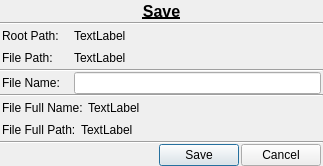
<?xml version="1.0" encoding="UTF-8"?>
<ui version="4.0">
 <class>dialSaveFile</class>
 <widget class="QDialog" name="dialSaveFile">
  <property name="geometry">
   <rect>
    <x>0</x>
    <y>0</y>
    <width>323</width>
    <height>166</height>
   </rect>
  </property>
  <property name="windowTitle">
   <string>Save File</string>
  </property>
  <layout class="QGridLayout" name="gridLayout">
   <property name="margin">
    <number>0</number>
   </property>
   <property name="spacing">
    <number>0</number>
   </property>
   <item row="4" column="0">
    <widget class="Line" name="line_2">
     <property name="orientation">
      <enum>Qt::Horizontal</enum>
     </property>
    </widget>
   </item>
   <item row="6" column="0">
    <widget class="Line" name="line_3">
     <property name="orientation">
      <enum>Qt::Horizontal</enum>
     </property>
    </widget>
   </item>
   <item row="0" column="0">
    <widget class="QLabel" name="lTitle">
     <property name="font">
      <font>
       <pointsize>12</pointsize>
       <weight>75</weight>
       <bold>true</bold>
       <underline>true</underline>
      </font>
     </property>
     <property name="text">
      <string>Save</string>
     </property>
     <property name="alignment">
      <set>Qt::AlignCenter</set>
     </property>
    </widget>
   </item>
   <item row="1" column="0">
    <widget class="Line" name="line">
     <property name="orientation">
      <enum>Qt::Horizontal</enum>
     </property>
    </widget>
   </item>
   <item row="9" column="0">
    <widget class="Line" name="line_4">
     <property name="orientation">
      <enum>Qt::Horizontal</enum>
     </property>
    </widget>
   </item>
   <item row="8" column="0">
    <layout class="QHBoxLayout" name="hlAbsPath">
     <property name="spacing">
      <number>2</number>
     </property>
     <property name="leftMargin">
      <number>2</number>
     </property>
     <property name="rightMargin">
      <number>2</number>
     </property>
     <item>
      <widget class="QLabel" name="lAbsPath">
       <property name="minimumSize">
        <size>
         <width>70</width>
         <height>0</height>
        </size>
       </property>
       <property name="text">
        <string>File Full Path: </string>
       </property>
      </widget>
     </item>
     <item>
      <widget class="QLabel" name="lAbsPathVal">
       <property name="text">
        <string>TextLabel</string>
       </property>
      </widget>
     </item>
     <item>
      <spacer name="horizontalSpacer_4">
       <property name="orientation">
        <enum>Qt::Horizontal</enum>
       </property>
       <property name="sizeHint" stdset="0">
        <size>
         <width>40</width>
         <height>20</height>
        </size>
       </property>
      </spacer>
     </item>
    </layout>
   </item>
   <item row="7" column="0">
    <layout class="QHBoxLayout" name="hlFileName">
     <property name="spacing">
      <number>2</number>
     </property>
     <property name="leftMargin">
      <number>2</number>
     </property>
     <property name="rightMargin">
      <number>2</number>
     </property>
     <item>
      <widget class="QLabel" name="lFileName">
       <property name="minimumSize">
        <size>
         <width>70</width>
         <height>0</height>
        </size>
       </property>
       <property name="text">
        <string>File Full Name: </string>
       </property>
      </widget>
     </item>
     <item>
      <widget class="QLabel" name="lFileNameVal">
       <property name="text">
        <string>TextLabel</string>
       </property>
      </widget>
     </item>
     <item>
      <spacer name="horizontalSpacer_3">
       <property name="orientation">
        <enum>Qt::Horizontal</enum>
       </property>
       <property name="sizeHint" stdset="0">
        <size>
         <width>40</width>
         <height>20</height>
        </size>
       </property>
      </spacer>
     </item>
    </layout>
   </item>
   <item row="2" column="0">
    <layout class="QHBoxLayout" name="hlRootPath">
     <property name="spacing">
      <number>2</number>
     </property>
     <property name="leftMargin">
      <number>2</number>
     </property>
     <property name="rightMargin">
      <number>2</number>
     </property>
     <item>
      <widget class="QLabel" name="lRootPath">
       <property name="minimumSize">
        <size>
         <width>70</width>
         <height>0</height>
        </size>
       </property>
       <property name="text">
        <string>Root Path: </string>
       </property>
      </widget>
     </item>
     <item>
      <widget class="QLabel" name="lRootPathVal">
       <property name="text">
        <string>TextLabel</string>
       </property>
      </widget>
     </item>
     <item>
      <spacer name="horizontalSpacer">
       <property name="orientation">
        <enum>Qt::Horizontal</enum>
       </property>
       <property name="sizeHint" stdset="0">
        <size>
         <width>40</width>
         <height>20</height>
        </size>
       </property>
      </spacer>
     </item>
    </layout>
   </item>
   <item row="3" column="0">
    <layout class="QHBoxLayout" name="hlFilePath">
     <property name="spacing">
      <number>2</number>
     </property>
     <property name="leftMargin">
      <number>2</number>
     </property>
     <property name="rightMargin">
      <number>2</number>
     </property>
     <item>
      <widget class="QLabel" name="lFilePath">
       <property name="minimumSize">
        <size>
         <width>70</width>
         <height>0</height>
        </size>
       </property>
       <property name="text">
        <string>File Path: </string>
       </property>
      </widget>
     </item>
     <item>
      <widget class="QLabel" name="lFilePathVal">
       <property name="text">
        <string>TextLabel</string>
       </property>
      </widget>
     </item>
     <item>
      <spacer name="horizontalSpacer_2">
       <property name="orientation">
        <enum>Qt::Horizontal</enum>
       </property>
       <property name="sizeHint" stdset="0">
        <size>
         <width>40</width>
         <height>20</height>
        </size>
       </property>
      </spacer>
     </item>
    </layout>
   </item>
   <item row="5" column="0">
    <layout class="QHBoxLayout" name="hlFileNameEdit">
     <property name="spacing">
      <number>2</number>
     </property>
     <property name="leftMargin">
      <number>2</number>
     </property>
     <property name="rightMargin">
      <number>2</number>
     </property>
     <item>
      <widget class="QLabel" name="lFileNameEdit">
       <property name="minimumSize">
        <size>
         <width>70</width>
         <height>0</height>
        </size>
       </property>
       <property name="text">
        <string>File Name: </string>
       </property>
      </widget>
     </item>
     <item>
      <widget class="QLineEdit" name="leFileNameEdit"/>
     </item>
    </layout>
   </item>
   <item row="10" column="0">
    <layout class="QHBoxLayout" name="hlEditBtns">
     <property name="spacing">
      <number>2</number>
     </property>
     <property name="leftMargin">
      <number>2</number>
     </property>
     <property name="rightMargin">
      <number>2</number>
     </property>
     <item>
      <spacer name="horizontalSpacer_5">
       <property name="orientation">
        <enum>Qt::Horizontal</enum>
       </property>
       <property name="sizeHint" stdset="0">
        <size>
         <width>40</width>
         <height>20</height>
        </size>
       </property>
      </spacer>
     </item>
     <item>
      <widget class="QPushButton" name="pbSave">
       <property name="text">
        <string>Save</string>
       </property>
      </widget>
     </item>
     <item>
      <widget class="QPushButton" name="pbCancel">
       <property name="text">
        <string>Cancel</string>
       </property>
      </widget>
     </item>
    </layout>
   </item>
  </layout>
  <zorder>lRootPath</zorder>
  <zorder>lRootPathVal</zorder>
  <zorder>lFilePath</zorder>
  <zorder>lFilePathVal</zorder>
  <zorder>horizontalSpacer</zorder>
  <zorder>horizontalSpacer_2</zorder>
  <zorder>lTitle</zorder>
  <zorder>line</zorder>
  <zorder>lRootPath</zorder>
  <zorder>line_2</zorder>
  <zorder>lFileNameEdit</zorder>
  <zorder>leFileNameEdit</zorder>
  <zorder>lFileName</zorder>
  <zorder>line_3</zorder>
  <zorder>lFileNameVal</zorder>
  <zorder>lAbsPath</zorder>
  <zorder>lAbsPathVal</zorder>
  <zorder>horizontalSpacer_3</zorder>
  <zorder>horizontalSpacer_4</zorder>
  <zorder>line_4</zorder>
  <zorder>horizontalLayoutWidget</zorder>
 </widget>
 <resources/>
 <connections/>
</ui>
